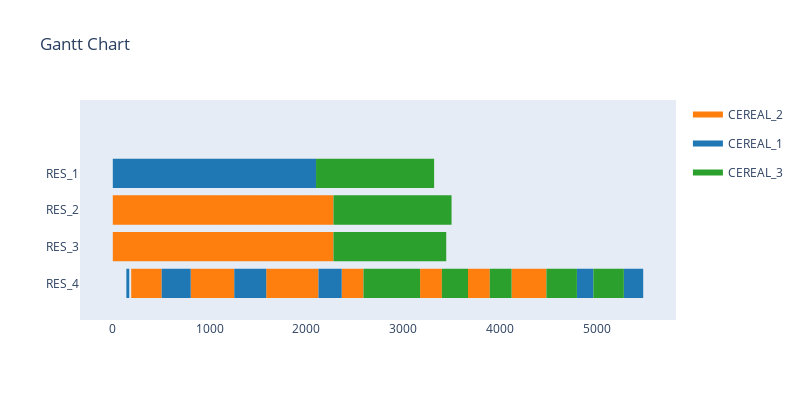

The cell this chart's notebook holds for it:
### Code cell
sim_automated.run(visualise=True, verbose=False, cleverInitialise=True)

### Figure 1 — Plotly figure (JSON) as saved in the notebook; plotly's stock layout.template omitted (floating-point values rounded to 4 significant figures; data arrays with more than 128 entries replaced by an {"elided": "..."} marker saying what was removed)
{"data": [{"fill": "toself", "fillcolor": "rgb(255, 127, 14)", "hoverinfo": "name", "legendgroup": "rgb(255, 127, 14)", "mode": "none", "name": "CEREAL_2", "showlegend": true, "type": "scatter", "x": {"elided": "239 int values"}, "y": {"elided": "239 float values"}}, {"fill": "toself", "fillcolor": "rgb(31, 119, 180)", "hoverinfo": "name", "legendgroup": "rgb(31, 119, 180)", "mode": "none", "name": "CEREAL_1", "showlegend": true, "type": "scatter", "x": {"elided": "149 int values"}, "y": {"elided": "149 float values"}}, {"fill": "toself", "fillcolor": "rgb(44, 160, 44)", "hoverinfo": "name", "legendgroup": "rgb(44, 160, 44)", "mode": "none", "name": "CEREAL_3", "showlegend": true, "type": "scatter", "x": {"elided": "159 int values"}, "y": {"elided": "159 float values"}}, {"legendgroup": "rgb(255, 127, 14)", "marker": {"color": "rgb(255, 127, 14)", "opacity": 0, "size": 1}, "mode": "markers", "name": "", "showlegend": false, "text": [null, null, null, null, null, null, null, null, null, null, null, null, null, null, null, null, null, null, null, null, null, null, null, null, null, null, null, null, null, null, null, null, null, null, null, null, null, null, null, null, null, null, null, null, null, null, null, null, null, null, null, null, null, null, null, null, null, null, null, null, null, null, null, null, null, null, null, null, null, null, null, null, null, null, null, null, null, null, null, null, null, null, null, null, null, null, null, null, null, null, null, null, null, null, null, null], "type": "scatter", "x": [0, 190, 0, 190, 190, 415, 190, 380, 190, 380, 380, 570, 380, 570, 415, 460, 460, 505, 570, 760, 570, 760, 760, 950, 760, 950, 805, 1030, 950, 1140, 950, 1140, 1030, 1075, 1075, 1120, 1120, 1165, 1140, 1330, 1140, 1330, 1165, 1210, 1210, 1255, 1330, 1520, 1330, 1520, 1520, 1710, 1520, 1710, 1585, 1810, 1710, 1900, 1710, 1900, 1810, 1855, 1855, 1900, 1900, 1945, 1900, 2090, 1900, 2090, 1945, 1990, 1990, 2035, 2035, 2080, 2080, 2125, 2090, 2280, 2090, 2280, 2365, 2590, 3175, 3400, 3670, 3895, 4120, 4345, 4345, 4390, 4390, 4435, 4435, 4480], "y": [2, 2, 1, 1, 0, 0, 2, 2, 1, 1, 2, 2, 1, 1, 0, 0, 0, 0, 2, 2, 1, 1, 2, 2, 1, 1, 0, 0, 2, 2, 1, 1, 0, 0, 0, 0, 0, 0, 2, 2, 1, 1, 0, 0, 0, 0, 2, 2, 1, 1, 2, 2, 1, 1, 0, 0, 2, 2, 1, 1, 0, 0, 0, 0, 0, 0, 2, 2, 1, 1, 0, 0, 0, 0, 0, 0, 0, 0, 2, 2, 1, 1, 0, 0, 0, 0, 0, 0, 0, 0, 0, 0, 0, 0, 0, 0]}, {"legendgroup": "rgb(31, 119, 180)", "marker": {"color": "rgb(31, 119, 180)", "opacity": 0, "size": 1}, "mode": "markers", "name": "", "showlegend": false, "text": [null, null, null, null, null, null, null, null, null, null, null, null, null, null, null, null, null, null, null, null, null, null, null, null, null, null, null, null, null, null, null, null, null, null, null, null, null, null, null, null, null, null, null, null, null, null, null, null, null, null, null, null, null, null, null, null, null, null, null, null], "type": "scatter", "x": [0, 140, 140, 170, 140, 280, 280, 420, 420, 560, 505, 715, 560, 700, 700, 840, 715, 745, 745, 775, 775, 805, 840, 980, 980, 1120, 1120, 1260, 1255, 1465, 1260, 1400, 1400, 1540, 1465, 1495, 1495, 1525, 1525, 1555, 1540, 1680, 1555, 1585, 1680, 1820, 1820, 1960, 1960, 2100, 2125, 2335, 2335, 2365, 4795, 4965, 5280, 5450, 5450, 5480], "y": [3, 3, 0, 0, 3, 3, 3, 3, 3, 3, 0, 0, 3, 3, 3, 3, 0, 0, 0, 0, 0, 0, 3, 3, 3, 3, 3, 3, 0, 0, 3, 3, 3, 3, 0, 0, 0, 0, 0, 0, 3, 3, 0, 0, 3, 3, 3, 3, 3, 3, 0, 0, 0, 0, 0, 0, 0, 0, 0, 0]}, {"legendgroup": "rgb(44, 160, 44)", "marker": {"color": "rgb(44, 160, 44)", "opacity": 0, "size": 1}, "mode": "markers", "name": "", "showlegend": false, "text": [null, null, null, null, null, null, null, null, null, null, null, null, null, null, null, null, null, null, null, null, null, null, null, null, null, null, null, null, null, null, null, null, null, null, null, null, null, null, null, null, null, null, null, null, null, null, null, null, null, null, null, null, null, null, null, null, null, null, null, null, null, null, null, null], "type": "scatter", "x": [2100, 2480, 2280, 2740, 2280, 2495, 2480, 2690, 2495, 2685, 2590, 2815, 2685, 2875, 2690, 2900, 2740, 2930, 2815, 2860, 2860, 2905, 2875, 3065, 2900, 3110, 2905, 2950, 2930, 3120, 2950, 2995, 2995, 3040, 3040, 3085, 3065, 3255, 3085, 3130, 3110, 3320, 3120, 3310, 3130, 3175, 3255, 3445, 3310, 3500, 3400, 3625, 3625, 3670, 3895, 4120, 4480, 4705, 4705, 4750, 4750, 4795, 4965, 5280], "y": [3, 3, 2, 2, 1, 1, 3, 3, 1, 1, 0, 0, 1, 1, 3, 3, 2, 2, 0, 0, 0, 0, 1, 1, 3, 3, 0, 0, 2, 2, 0, 0, 0, 0, 0, 0, 1, 1, 0, 0, 3, 3, 2, 2, 0, 0, 1, 1, 2, 2, 0, 0, 0, 0, 0, 0, 0, 0, 0, 0, 0, 0, 0, 0]}], "layout": {"autosize": false, "height": 400, "hovermode": "closest", "showlegend": true, "title": {"text": "Gantt Chart"}, "width": 800, "xaxis": {"rangeselector": {"buttons": [{"count": 7, "label": "1w", "step": "day", "stepmode": "backward"}, {"count": 1, "label": "1m", "step": "month", "stepmode": "backward"}, {"count": 6, "label": "6m", "step": "month", "stepmode": "backward"}, {"count": 1, "label": "YTD", "step": "year", "stepmode": "todate"}, {"count": 1, "label": "1y", "step": "year", "stepmode": "backward"}, {"step": "all"}]}, "showgrid": false, "type": "linear", "zeroline": false}, "yaxis": {"autorange": false, "range": [-1, 5], "showgrid": false, "ticktext": ["RES_4", "RES_3", "RES_2", "RES_1"], "tickvals": [0, 1, 2, 3], "zeroline": false}}}
